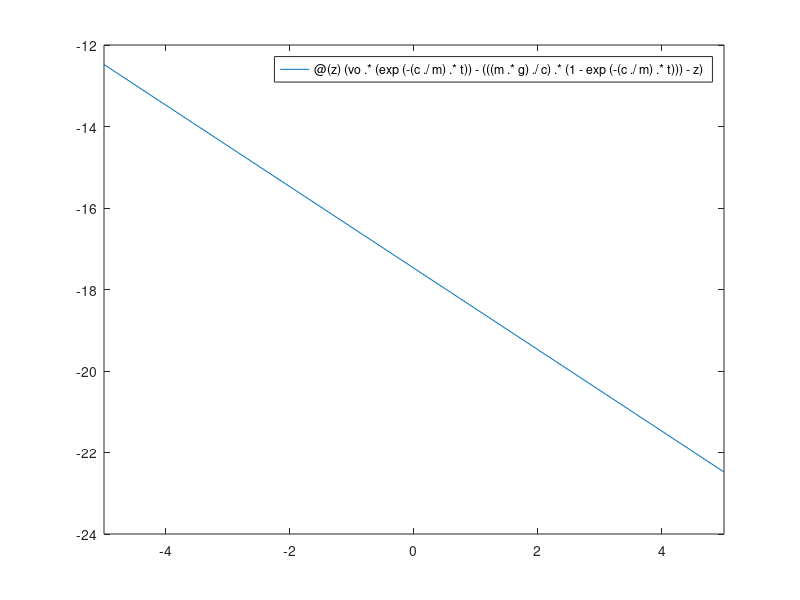

This chart was generated by the following MATLAB code: (Note: this script raises an error after producing the figure.)
%% Newton Raphson Method
vo=55;
c=15;
m=80;
t=6;
g=9.81;
zt=@(z)(vo.*(exp(-(c./m).*t))-(((m.*g)./c).*(1-exp(-(c./m).*t)))-z);
%ztprime=diff(zt);
%nr=6-(zt./ztprime);
fplot(zt)
%%
syms x
d=-1.5.*x.^6-2.*x.^4+12.*x;
first=diff(d);
fplot(d)
fplot(first)
%%
mn=@(x)-9*x^5-8*x^3+12;
fplot(mn)
xlim([-20,20])